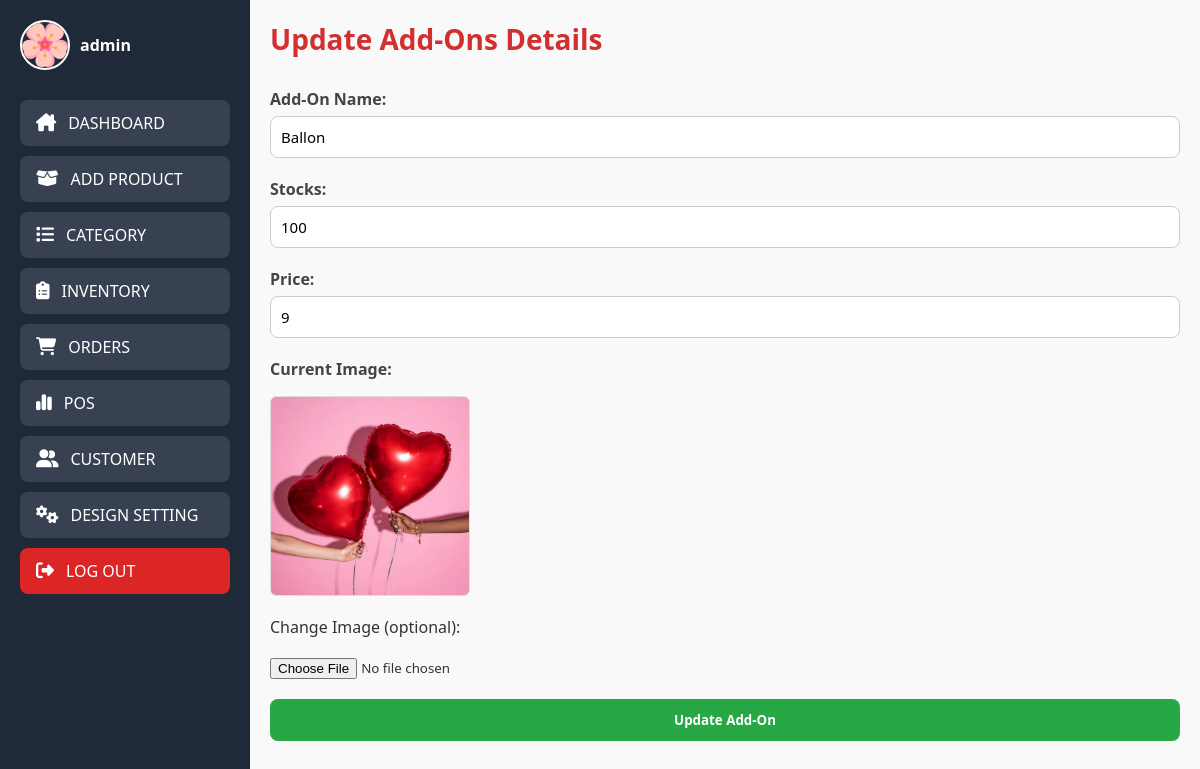
Page /php/edit-addons.php?id=4 on the committed database.
### tables this page shows
CREATE TABLE `addons` (
  `id` int(11) NOT NULL,
  `addons` varchar(50) NOT NULL,
  `image` varchar(255) NOT NULL,
  `stocks` int(11) NOT NULL,
  `sold` int(11) DEFAULT NULL,
  `price` int(11) NOT NULL,
  `available_stocks` int(11) DEFAULT NULL
);

### php/edit-addons.php (the view, shortened to what this page needs)
<?php
include('admin-nav.php');
$id = $_GET['id'];
$result = mysqli_query($conn, "SELECT * FROM addons WHERE id = $id");
$row = mysqli_fetch_assoc($result);
?>
<!DOCTYPE html>
<html>
<head>
    <link rel="stylesheet" href="../css/edit-addons.css">
</head>
<body>
<div class="main-container">
<div class="content-wrapper">
<div class="all">
<h1 class="title">Update Add-Ons Details</h1>
    <form method="post" autocomplete="off" enctype="multipart/form-data" class="form">
        <div class="form-group">
        <label for="name">Add-On Name:</label>
        <input type="text" name="name" value="<?= $row['addons'] ?>" required>
        </div>
        <div class="form-group">
        <label for="stocks">Stocks:</label>
        <input type="text" name="stocks" value="<?= $row['stocks'] ?>" required>
        </div>
        <div class="form-group">
        <label for="price">Price:</label>
        <input type="text" name="price" value="<?= $row['price'] ?>" required>
        </div>
        <div class="form-group">
        <label for="image">Current Image:</label>
        <img src="../img/<?= $row['image'] ?>" class="preview-image">
        </div>
        <label>Change Image (optional):</label>
        <input type="file" name="image" accept=".jpg,.jpeg,.png">
        <div class="form-group">
        <button class="submit-btn" type="submit" name="update">Update Add-On</button>
        </div>
    </form>
    </div>
    </div>
    </div>
</body>
</html>

### php/admin-nav.php (shortened to what this page needs)
<?php
$conn = mysqli_connect("localhost:3306", "root", "", "flowershop");
if (isset($_GET["newUsername"])) {
    $newAdminName = $_GET["newUsername"];
} else {
    if (isset($_SESSION['adminUsername'])) {
        $newAdminName = $_SESSION['adminUsername'];
    } else {
        $result = mysqli_query($conn, "SELECT username FROM admin WHERE email = 'admin@gmail.com'");
        if ($result && $row = mysqli_fetch_assoc($result)) {
            $newAdminName = $row['username'];
        } else {
            $newAdminName = "ADMIN";
        }
    }
}
$result = mysqli_query($conn, "SELECT image FROM admin WHERE username = '$newAdminName'");
if ($result && $row = mysqli_fetch_assoc($result)) {
    $profile_picture = $row['image'];
} else {
    $profile_picture = "default_image.jpg";
}
?>
<!DOCTYPE html>
<html lang="en">
<head>
    <link rel="stylesheet" href="../css/admin-nav.css">
    <link rel="stylesheet" href="https://cdnjs.cloudflare.com/ajax/libs/font-awesome/6.4.2/css/all.min.css" />
</head>
<body>
<div class="sidebar">
  <div class="sidebar-content">
    <a href="admin-account.php?newUsername=<?php echo urlencode($newAdminName); ?>" class="admin-profile">
      <img src="<?php echo $profile_picture; ?>" alt="Admin Profile">
      <span><?php echo $newAdminName; ?></span>
    </a>
    <nav class="nav-links">
      <a href="admin-dashboard.php" class="nav-btn">
        <i class="fa-solid fa-house-chimney"></i>
        <span>DASHBOARD</span>
      </a>
      <a href="add-product.php" class="nav-btn">
        <i class="fa-solid fa-box-open"></i>
        <span>ADD PRODUCT</span>
      </a>
      <a href="category-management.php" class="nav-btn">
        <i class="fa-solid fa-list"></i>
        <span>CATEGORY</span>
      </a>
      <a href="product-inventory.php" class="nav-btn">
        <i class="fa-solid fa-clipboard-list"></i>
        <span>INVENTORY</span>
      </a>
      <a href="orders.php" class="nav-btn">
        <i class="fa-solid fa-cart-shopping"></i>
        <span>ORDERS</span>
      </a>
      <a href="pos.php" class="nav-btn">
        <i class="fa-solid fa-chart-simple"></i>
        <span>POS</span>
      </a>
      <a href="unlock-user.php" class="nav-btn">
        <i class="fa-solid fa-user-group"></i>
        <span>CUSTOMER</span>
      </a>
      <a href="customer-design-setting.php" class="nav-btn">
        <i class="fa-solid fa-gears"></i>
        <span>DESIGN SETTING</span>
      </a>
      <a href="customer-landing-page.php" class="nav-btn logout">
        <i class="fa-solid fa-right-from-bracket"></i>
        <span>LOG OUT</span>
      </a>
    </nav>
  </div>
</div>
</body>
</html>

### css/admin-nav.css (style rules this page uses)
.sidebar { width: 250px; height: 100vh; background-color: #1f2937; position: fixed; top: 0; left: 0; padding: 20px; }
.admin-profile { display: flex; align-items: center; gap: 10px; margin-bottom: 30px; text-decoration: none; color: #fff; }
.admin-profile img { width: 50px; height: 50px; border-radius: 50%; object-fit: cover; border: 2px solid #fff; }
.admin-profile span { font-size: 16px; font-weight: bold; }
.nav-links { display: flex; flex-direction: column; gap: 10px; }
.nav-btn { display: flex; align-items: center; gap: 12px; padding: 12px 16px; background-color: #374151; border-radius: 8px; text-decoration: none; color: #ffffff; font-weight: 500; transition: background-color 0.3s ease; }
.nav-btn i { font-size: 18px; }
.logout { background-color: #dc2626; }

### css/edit-addons.css (style rules this page uses)
* { margin: 0; padding: 0; box-sizing: border-box; font-family: 'Segoe UI', Tahoma, Geneva, Verdana, sans-serif; }
body { background-color: #f9f9f9; color: #333; }
.main-container { display: flex; min-height: 100vh; width: 100%; }
.content-wrapper { margin-left: 250px; flex-grow: 1; padding: 20px; background-color: #f9f9f9; overflow-x: auto; }
.title { text-align: left; font-size: 28px; margin-bottom: 30px; color: #d32f2f; }
.form { display: flex; flex-direction: column; gap: 20px; }
.form-group { display: flex; flex-direction: column; }
.form-group label { margin-bottom: 6px; font-weight: 600; color: #444; }
.form-group input[type="text"], .form-group select, .form-group input[type="file"] { padding: 10px; border: 1px solid #ccc; border-radius: 8px; font-size: 15px; }
.submit-btn { padding: 12px; background-color: #28a745; color: #fff; font-weight: bold; border: none; border-radius: 8px; cursor: pointer; transition: background-color 0.3s ease; }
.preview-image { margin-top: 10px; max-width: 200px; border: 1px solid #ddd; border-radius: 6px; }

### rows in the picture
addons: name "Ballon", stocks "100", price "9", image (picture)

### other values in the picture
$newAdminName "admin"
